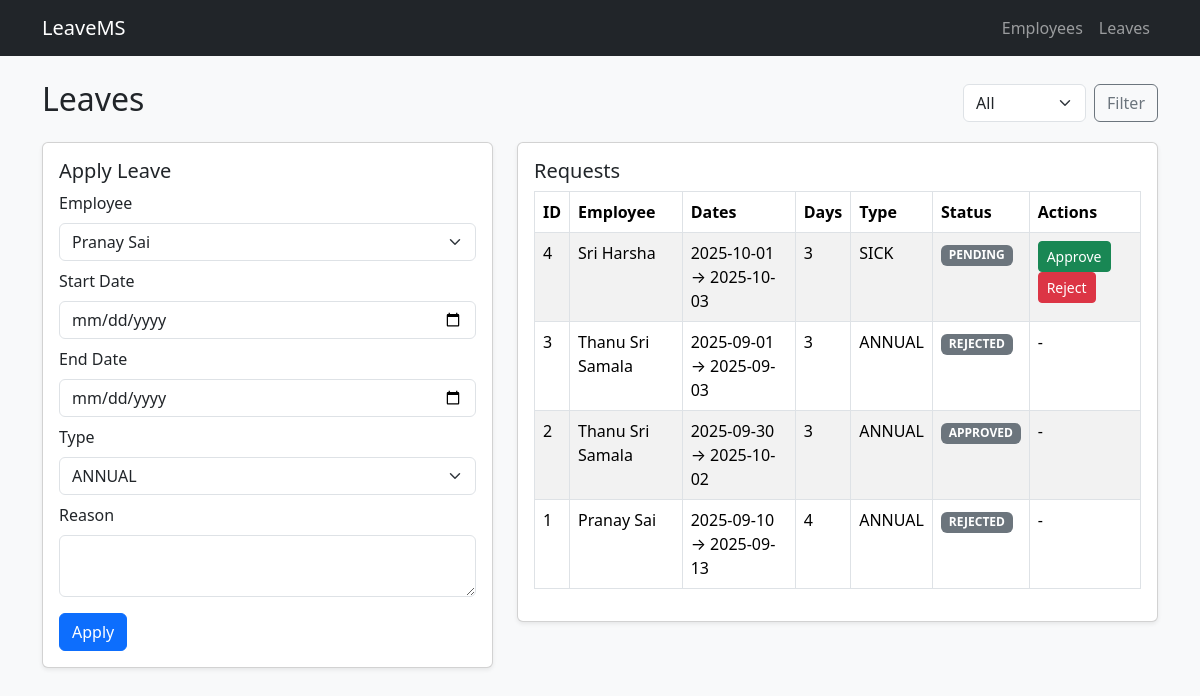
Screenshot of /leaves with the database file from the repository.
### tables this page shows
CREATE TABLE leaves (
    id INTEGER PRIMARY KEY AUTOINCREMENT,
    employee_id INTEGER NOT NULL,
    start_date TEXT NOT NULL,
    end_date TEXT NOT NULL,
    days INTEGER NOT NULL,
    leave_type TEXT NOT NULL DEFAULT 'ANNUAL', -- ANNUAL, SICK, UNPAID, OTHER
    status TEXT NOT NULL DEFAULT 'PENDING',    -- PENDING, APPROVED, REJECTED, CANCELLED
    reason TEXT,
    created_at TEXT DEFAULT (datetime('now')),
    updated_at TEXT DEFAULT (datetime('now')),
    FOREIGN KEY (employee_id) REFERENCES employees(id) ON DELETE CASCADE
);

CREATE TABLE employees (
    id INTEGER PRIMARY KEY AUTOINCREMENT,
    name TEXT NOT NULL,
    email TEXT NOT NULL UNIQUE,
    department TEXT NOT NULL,
    joining_date TEXT NOT NULL,
    annual_leave_allowance INTEGER NOT NULL DEFAULT 24,
    remaining_leave INTEGER NOT NULL DEFAULT 24,
    created_at TEXT DEFAULT (datetime('now'))
);

### app/routes.py (the view)
    @app.get("/leaves")
    def leaves_page():
        db = get_db()
        status = request.args.get("status")
        if status:
            rows = db.execute(
                "SELECT l.*, e.name as employee_name FROM leaves l JOIN employees e ON e.id=l.employee_id WHERE status=? ORDER BY l.id DESC",
                (status,)
            ).fetchall()
        else:
            rows = db.execute(
                "SELECT l.*, e.name as employee_name FROM leaves l JOIN employees e ON e.id=l.employee_id ORDER BY l.id DESC"
            ).fetchall()
        employees = db.execute("SELECT id, name FROM employees ORDER BY name").fetchall()
        return render_template("leaves.html", leaves=rows, employees=employees, status=status)

### app/db.py (called while the page is built)
def get_db_path(app=None):
    app = app or current_app
    url = app.config.get("DATABASE", "sqlite:///instance/app.db")
    if url.startswith("sqlite:///"):
        rel = url.replace("sqlite:///", "")
        if rel.startswith("instance/"):
            inst = os.path.join(app.instance_path, os.path.basename(rel))
            os.makedirs(os.path.dirname(inst), exist_ok=True)
            return inst
        else:
            return rel
    return "instance/app.db"

def get_db():
    if 'db' not in g:
        path = get_db_path()
        g.db = sqlite3.connect(path, detect_types=sqlite3.PARSE_DECLTYPES)
        g.db.row_factory = sqlite3.Row
    return g.db

### app/templates/leaves.html (shortened to what this page needs)
{% extends "base.html" %}
{% block content %}
<div class="d-flex justify-content-between align-items-center mb-3">
  <h2>Leaves</h2>
  <form class="d-flex" method="get">
    <select class="form-select me-2" name="status">
      <option value="" {% if not status %}selected{% endif %}>All</option>
    </select>
    <button class="btn btn-outline-secondary">Filter</button>
  </form>
</div>
<div class="row">
  <div class="col-md-5">
    <div class="card shadow-sm">
      <div class="card-body">
        <h5 class="card-title">Apply Leave</h5>
        <form method="post" action="/leaves">
          <div class="mb-2">
            <label class="form-label">Employee</label>
            <select class="form-select" name="employee_id">
              {% for e in employees %}<option value="{{ e.id }}">{{ e.name }}</option>{% endfor %}
            </select>
          </div>
          <div class="mb-2"><label class="form-label">Start Date</label><input class="form-control" type="date" name="start_date" required></div>
          <div class="mb-2"><label class="form-label">End Date</label><input class="form-control" type="date" name="end_date" required></div>
          <div class="mb-2">
            <label class="form-label">Type</label>
            <select class="form-select" name="leave_type">
              <option>ANNUAL</option><option>SICK</option><option>UNPAID</option><option>OTHER</option>
            </select>
          </div>
          <div class="mb-3"><label class="form-label">Reason</label><textarea class="form-control" name="reason"></textarea></div>
          <button class="btn btn-primary">Apply</button>
        </form>
      </div>
    </div>
  </div>
  <div class="col-md-7">
    <div class="card shadow-sm">
      <div class="card-body">
        <h5 class="card-title">Requests</h5>
        <div class="table-responsive">
          <table class="table table-striped table-bordered">
            <thead><tr><th>ID</th><th>Employee</th><th>Dates</th><th>Days</th><th>Type</th><th>Status</th><th>Actions</th></tr></thead>
            <tbody>
              {% for l in leaves %}
              <tr>
                <td>{{ l.id }}</td>
                <td>{{ l.employee_name }}</td>
                <td>{{ l.start_date }} → {{ l.end_date }}</td>
                <td>{{ l.days }}</td>
                <td>{{ l.leave_type }}</td>
                <td><span class="badge bg-secondary">{{ l.status }}</span></td>
                <td>
                  {% if l.status == 'PENDING' %}
                  <form class="d-inline" method="post" action="/leaves/{{ l.id }}/approve">
                    <button class="btn btn-sm btn-success">Approve</button>
                  </form>
                  <form class="d-inline" method="post" action="/leaves/{{ l.id }}/reject">
                    <button class="btn btn-sm btn-danger">Reject</button>
                  </form>
                  {% else %}-{% endif %}
                </td>
              </tr>
              {% endfor %}
            </tbody>
          </table>
        </div>
      </div>
    </div>
  </div>
</div>
{% endblock %}

### app/templates/base.html (shortened to what this page needs)
<!doctype html>
<html>
<head>
  <link href="https://cdn.jsdelivr.net/npm/bootstrap@5.3.3/dist/css/bootstrap.min.css" rel="stylesheet">
</head>
<body class="bg-light">
<nav class="navbar navbar-expand-lg navbar-dark bg-dark">
  <div class="container">
    <a class="navbar-brand" href="/">LeaveMS</a>
    <div>
      <ul class="navbar-nav">
        <li class="nav-item"><a class="nav-link" href="/employees">Employees</a></li>
        <li class="nav-item"><a class="nav-link" href="/leaves">Leaves</a></li>
      </ul>
    </div>
  </div>
</nav>
<div class="container py-4">
  {% block content %}{% endblock %}
</div>
</body>
</html>

### rows the page displays
leaves: id "4", employee_name "Sri Harsha", start_date "2025-10-01", end_date "2025-10-03", days "3", leave_type "SICK", status "PENDING"
leaves: id "3", employee_name "Thanu Sri Samala", start_date "2025-09-01", end_date "2025-09-03", days "3", leave_type "ANNUAL", status "REJECTED"
leaves: id "2", employee_name "Thanu Sri Samala", start_date "2025-09-30", end_date "2025-10-02", days "3", leave_type "ANNUAL", status "APPROVED"
leaves: id "1", employee_name "Pranay Sai", start_date "2025-09-10", end_date "2025-09-13", days "4", leave_type "ANNUAL", status "REJECTED"

### other values shown
form field employee_id "Pranay Sai"
